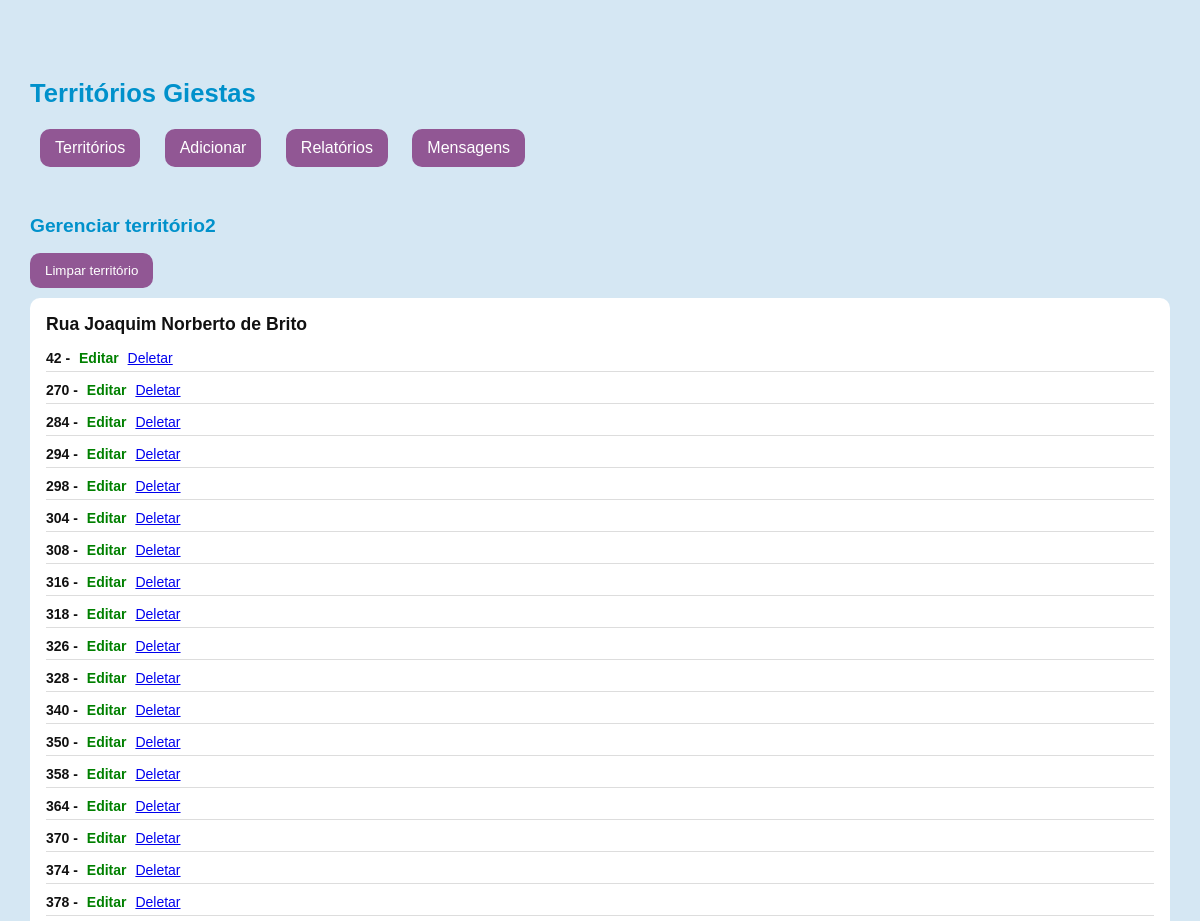
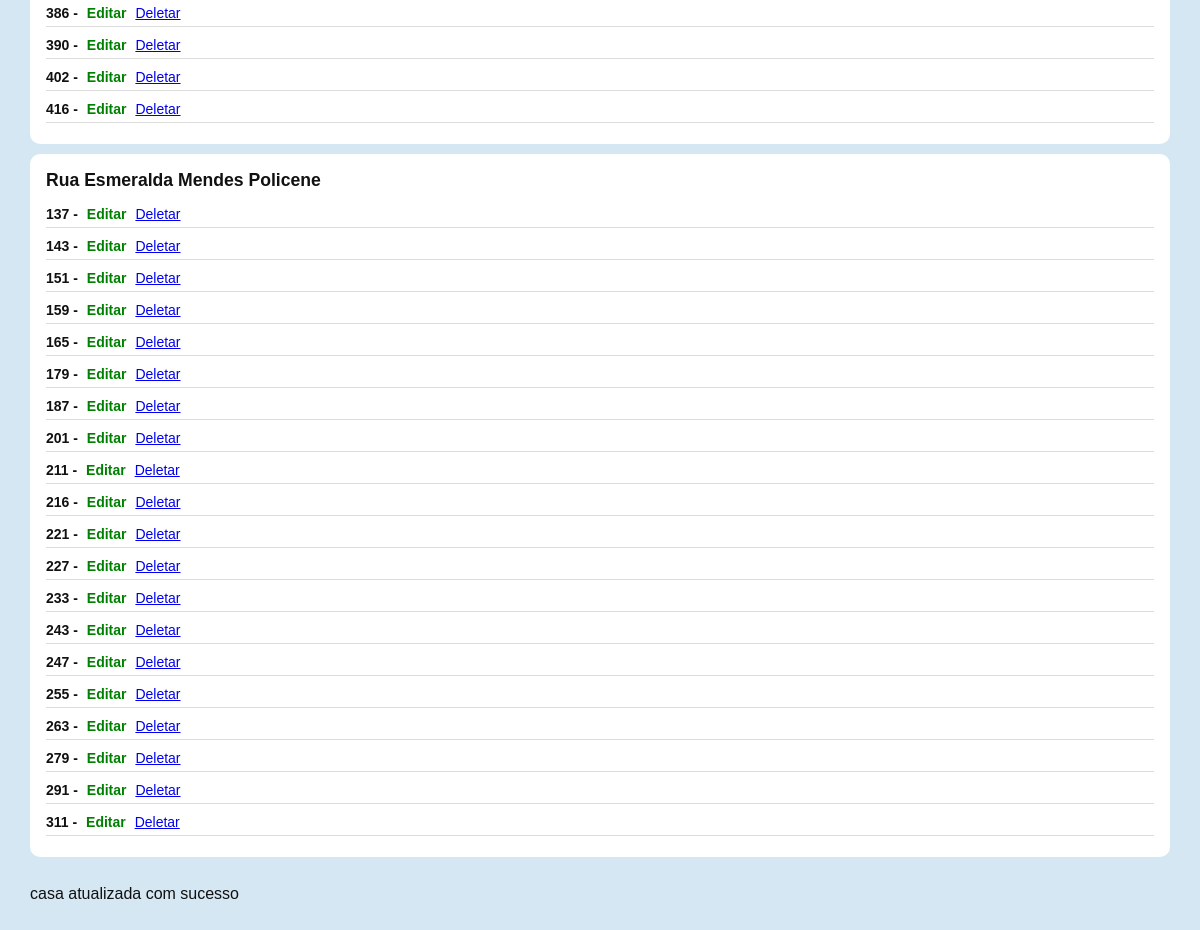
The page /admin/edit-ter.php?ter=2 on the database its author committed (2 pictures, top to bottom).
### tables this page shows
CREATE TABLE `rua` (
  `id_rua` int(10) NOT NULL,
  `nome_rua` varchar(255) NOT NULL
);

CREATE TABLE `casas` (
  `id_casas` int(50) NOT NULL,
  `casa` int(10) NOT NULL,
  `Tipo` varchar(10) NOT NULL,
  `sigla` varchar(50) NOT NULL,
  `id_rua` int(10) NOT NULL,
  `id_territorio` int(10) NOT NULL,
  `status_casa` int(1) NOT NULL,
  `feito` varchar(5) NOT NULL
);

### admin/edit-ter.php (the view, shortened to what this page needs)
<!DOCTYPE html>
<html lang="pt-br">
<head>
</head>
<body class="ter-list">
    <?php include("header.php")?>
    <section class="container" id="det-rel">
        <?php
            $ter = $_GET["ter"];
            if($ter){
                echo "<h2>Gerenciar território". $ter."</h2>";
                echo "<button><a href='edit-ter.php?clean=1&ter=".$ter."'>Limpar território</a></button>";
                $query_ultimo_publicador = mysqli_query( $conn, "SELECT * FROM territorio WHERE id_territorio = $ter");
                while ($row_pub = $query_ultimo_publicador->fetch_assoc()){
                    $query_lsita_rua = "SELECT  A.nome_rua, A.id_rua, B.id_territorio FROM rua A INNER JOIN casas B ON A.id_rua = B.id_rua WHERE B.id_territorio = '".$ter."' GROUP BY nome_rua ORDER BY id_rua ASC";
                    $lista_rua = mysqli_query($conn, $query_lsita_rua);
                        while ($row_rua = $lista_rua->fetch_assoc())  {
                            $nome_rua= $row_rua['nome_rua'];
                            $id_rua = $row_rua['id_rua'];
        ?>
                <ul class="list-rua">
                    <?php echo "<h3>".$nome_rua."</h3>"; ?>
                    <?php
                        $query_casas = mysqli_query( $conn, "SELECT * FROM casas WHERE id_rua = '".$id_rua."' and id_territorio = '".$ter."' ORDER BY CASA ASC");
                        while ($row = $query_casas->fetch_assoc())  {
                                $casa = $row['casa'];
                                $id_casa = $row['id_casas'];
                    ?>
                        <li>
                       <b><?php echo "$casa"; ?> - </b>
                        <a href="#popup<?php echo $id_casa ?>" class="editar"><i class="Edit"></i>Editar</span></a>
                        <a href="deletar-casa.php" class=""><span><i class="trash"></i>Deletar</span></a>
                        </li>
                    <?php } ?>
                </ul>
            <?php
                    }
                }
            }else{ ?>
                <h2>Nenhum territorio foi selecionado</h2>
                <a href="ter-list.php">voltar a lista de territorios</a>
            <?php
                }
            ?>
<?php
echo "<br>";
        $update = 1;
        echo $tipo = $_GET["tipo"];
        echo $sigla = $_GET["sigla"];
        echo $id_casas = $_GET["id_casas"];
        if($update){
            $query_atualiza_casa =" UPDATE `casas` SET Tipo = '$tipo', sigla = '$sigla' WHERE casas.id_casas = $id_casas; ";
            $atualizar_casa = mysqli_query($conn, $query_atualiza_casa);
            if($atualizar_casa){
                echo "casa atualizada com sucesso";
            }
        }
?>
    </section>
</body>

### admin/style.css (style rules this page uses)
body { background-color:#D5E7F3;color:#111;font-family:Arial, Helvetica, sans-serif;padding-bottom:100px;padding-top:50px;-webkit-appearance:none;-moz-appearance:none;appearance:none }
body .container { max-width:1140px;margin:auto }
body input[type="submit"],body button { background-color:#915794;color:#FFF;border:0;border-radius:10px;padding:10px 15px }
body input[type="submit"] a,body button a { color:#fff;text-decoration:none }
body .editar { color:green;text-decoration:none;font-weight:600;margin:0 5px }
body ul { padding:0 }
body #det-rel h2 { font-size:120%;font-weight:600;color:#0091CB;margin-top:3rem }
body #det-rel .list-rua { padding:1rem;background-color:#fff;border-radius:10px;margin:10px 0 }
body #det-rel .list-rua h3 { font-weight:600;font-size:110%;margin:0 0 10px }
body #det-rel .list-rua li { list-style:none;margin:5px 0;border-bottom:1px solid #ddd;padding:5px 0;font-size:14px }

### rows shown on the page
rua: nome_rua "Rua Joaquim Norberto de Brito"
casas: casa "42"
casas: casa "270"
casas: casa "284"
casas: casa "294"
casas: casa "298"
casas: casa "304"
casas: casa "308"
casas: casa "316"
casas: casa "318"
casas: casa "326"
casas: casa "328"
casas: casa "340"
casas: casa "350"
casas: casa "358"
casas: casa "364"
casas: casa "370"
casas: casa "374"
casas: casa "378"
casas: casa "386"
casas: casa "390"
casas: casa "402"
casas: casa "416"
rua: nome_rua "Rua Esmeralda Mendes Policene"
casas: casa "137"
casas: casa "143"
casas: casa "151"
casas: casa "159"
casas: casa "165"
casas: casa "179"
casas: casa "187"
casas: casa "201"
casas: casa "211"
casas: casa "216"
casas: casa "221"
casas: casa "227"
casas: casa "233"
casas: casa "243"
casas: casa "247"
casas: casa "255"
casas: casa "263"
casas: casa "279"
casas: casa "291"
casas: casa "311"

### other values the page prints
$ter "2"
